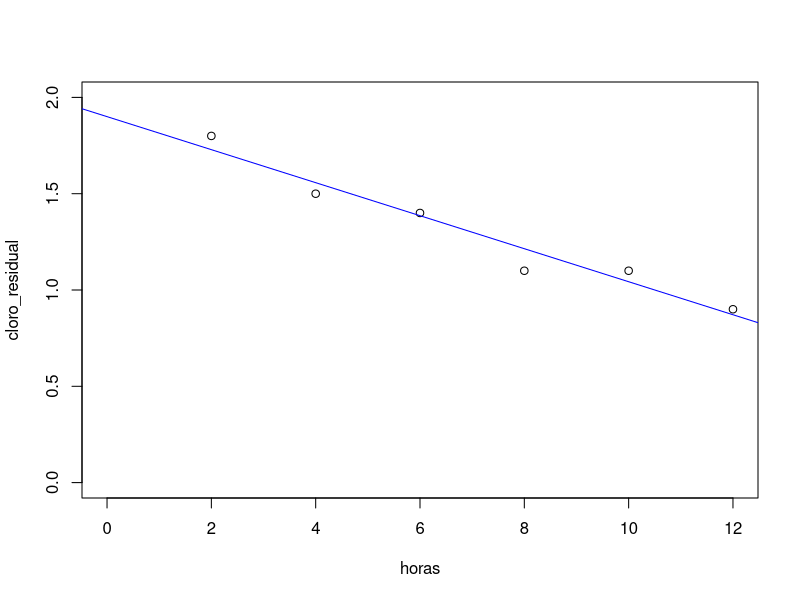
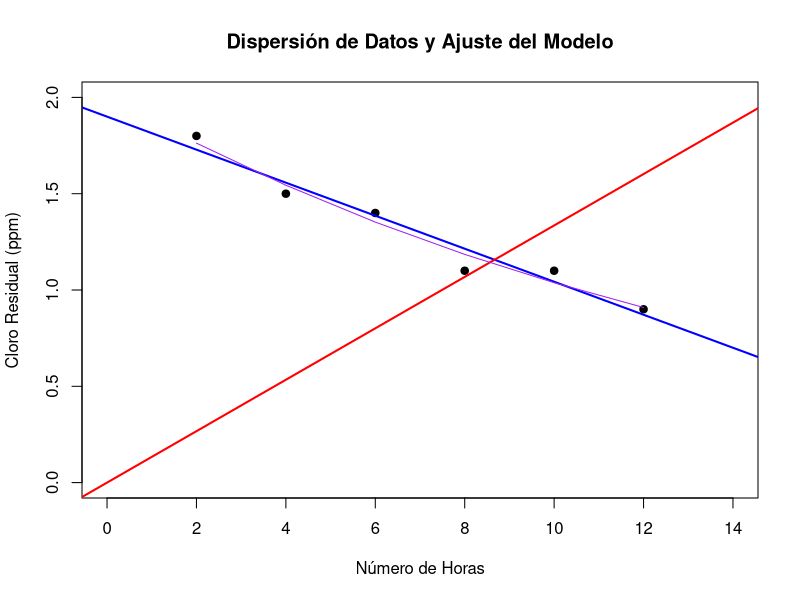

Reproduce these figures in R, in order.
# A


horas <- c(2, 4, 6, 8, 10, 12)
cloro_residual <- c(1.8, 1.5, 1.4, 1.1, 1.1, 0.9)


# Original
modelo <- lm(cloro_residual ~ horas)

plot(horas,cloro_residual,
     xlim=c(0,12),
     ylim=c(0,2))
abline(modelo, col="blue")

summary(modelo)

confint(modelo)


# No pasa por el origen:
modeloOrigen <- lm(cloro_residual ~ horas+0)

summary(modeloOrigen)


modelo <- lm(cloro_residual ~ horas)

plot(horas, cloro_residual, main = "Dispersión de Datos y Ajuste del Modelo",
     xlab = "Número de Horas",
     ylab = "Cloro Residual (ppm)",
     xlim = c(0,14),
     ylim = c(0,2),
     pch = 19)

abline(modelo, col = "blue", lwd = 2)
abline(modeloOrigen,col="red",lwd=2)


# Exponencial

modelo_exponencial <- lm(log(cloro_residual) ~ horas)
summary(modelo_exponencial)
# cloro = 0.6995 - 0.06624*horas

confint(modelo_exponencial)


fitted.values(modelo_exponencial)
estimados <- 2.012*exp(-0.0662*horas)
lines(horas,estimados,col="purple")
